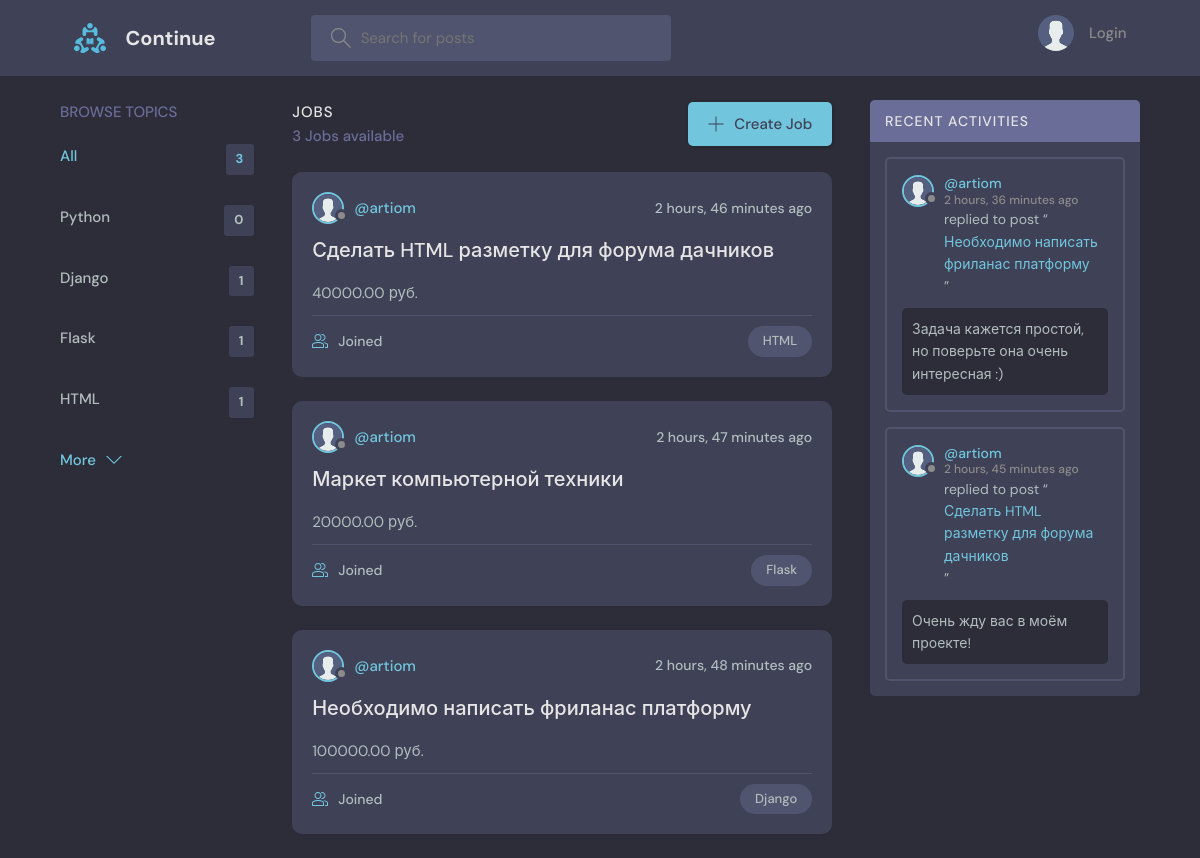
The page / on the database its author committed.
### base/models.py (models this page shows, shortened)
class Topic(models.Model):
    name = models.CharField(max_length=200)

class Job(models.Model):
    name = models.CharField(max_length=200)
    description = models.TextField(null=True, blank=True)
    cost = models.DecimalField(max_digits=20, decimal_places=2, null=False)
    created = models.DateTimeField(auto_now_add=True)
    updated = models.DateTimeField(auto_now=True)
    topic = models.ForeignKey(Topic, on_delete=models.SET_NULL, null=True)
    status = models.ForeignKey(JobStatus, on_delete=models.SET_NULL, null=True)
    class Meta:
        ordering = ['-updated', '-created']

class User(AbstractUser):
    name = models.CharField(max_length=200, null=True)
    email = models.EmailField(unique=True)
    bio = models.TextField(null=True)
    avatar = models.ImageField(null=True, default='avatar.svg')
    balance = models.DecimalField(max_digits=20, decimal_places=2, null=False, default=0)
    USERNAME_FIELD = 'email'
    REQUIRED_FIELDS = []

class Message(models.Model):
    user = models.ForeignKey(User, on_delete=models.CASCADE)
    job = models.ForeignKey(Job, on_delete=models.CASCADE)
    body = models.TextField()
    updated = models.DateTimeField(auto_now=True)
    created = models.DateTimeField(auto_now_add=True)
    class Meta:
        ordering = ['-updated', '-created']

### base/views.py (the view)
# urls.py: path('', views.home, name="home"),
def home(request):
    q = request.GET.get('q') if request.GET.get('q') != None else ''
    jobs = Job.objects.filter(
        Q(topic__name__icontains=q) |
        Q(name__icontains=q) |
        Q(description__icontains=q)
    )
    topics = Topic.objects.all()[0:5]
    job_count = jobs.count()
    job_messages = Message.objects.filter(
        Q(job__topic__name__icontains=q))[0:3]
    job_to_customer = get_job_to_customer(jobs)
    for job in jobs:
        customer = get_customer(job)
        if customer:
            job_to_customer[job] = customer
    context = {'jobs': jobs,
               'job_to_customer': job_to_customer,
               'topics': topics,
               'job_count': job_count,
               'job_messages': job_messages}
    return render(request, 'base/home.html', context)

### base/views.py (called while the page is built)
def get_job_to_customer(jobs):
    job_to_customer = {}  # Создаем пустой словарь
    for job in jobs:
        customer = get_customer(job)
        if customer:
            job_to_customer[job] = customer
    return job_to_customer

def get_customer(job):
    customer_id = Match.objects.filter(job=job, type=MatchType.objects.get_or_create(name='Customer')[0]).values('user')
    job_customer = User.objects.filter(id=customer_id[0]['user'])[0]
    return job_customer

### base/templates/base/home.html (shortened to what this page needs)
{% extends 'main.html' %} # TODO: баг поиска по типам работы
{% block content %}
<main class="layout layout--3">
  <div class="container">
    {% include 'base/topics_component.html' %}
    <div class="jobList">
      <div class="jobList__header">
        <div>
          <h2>Jobs</h2>
          <p>{{job_count}} Jobs available</p>
        </div>
        <a class="btn btn--main" href="{% url 'create-job' %}">
          <svg version="1.1" xmlns="http://www.w3.org/2000/svg" width="32" height="32" viewBox="0 0 32 32">
            <title>add</title>
            <path
              d="M16.943 0.943h-1.885v14.115h-14.115v1.885h14.115v14.115h1.885v-14.115h14.115v-1.885h-14.115v-14.115z">
            </path>
          </svg>
          Create Job
        </a>
      </div>
      {% include 'base/feed_component.html' %}
    </div>
    {% include 'base/activity_component.html' %}
  </div>
</main>
{% endblock %}

### base/templates/base/topics_component.html
<div class="topics">
    <div class="topics__header">
        <h2>Browse Topics</h2>
    </div>
    <ul class="topics__list">
        <li>
            <a href="{% url 'home' %}" class="active">All <span>{{jobs.count}}</span></a>
        </li>
        {% for topic in topics %}
        <li>
            <a href="{% url 'home' %}?q={{topic.name}}">{{topic.name}}<span>{{topic.job_set.all.count}}</span></a>
        </li>
        {% endfor %}
    </ul>
    <a class="btn btn--link" href="{% url 'topics' %}">
        More
        <svg version="1.1" xmlns="http://www.w3.org/2000/svg" width="32" height="32" viewBox="0 0 32 32">
            <title>chevron-down</title>
            <path d="M16 21l-13-13h-3l16 16 16-16h-3l-13 13z"></path>
        </svg>
    </a>
</div>

### base/templates/base/feed_component.html (shortened to what this page needs)
{% for job, job_customer  in job_to_customer.items %}
<div class="jobListJob">
    <div class="jobListJob__header">
        <a href="{% url 'user-profile' job_customer.id %}" class="jobListJob__author">
            <div class="avatar avatar--small">
                <img src="{{job_customer.avatar.url}}" />
            </div>
            <span>@{{job_customer.username}}</span>
        </a>
        <div class="jobListJob__actions">
            <span>{{job.created|timesince}} ago</span>
        </div>
    </div>
    <div class="jobListJob__content">
        <a href="{% url 'job' job.id %}">{{job.name}}</a>
        <p><span class="cost">{{job.cost}} руб.</span></p>
    </div>
    <div class="jobListJob__meta">
        <a href="{% url 'job' job.id %}" class="jobListJob__joined">
            {{job_participants.count}} Joined
        </a>
        <p class="jobListJob__topic">{{job.topic.name}}</p>
    </div>
</div>
{% endfor %}

### base/templates/base/activity_component.html (shortened to what this page needs)
<div class="activities">
    <div class="activities__header">
        <h2>Recent Activities</h2>
    </div>
    {% for message in job_messages %}
    <div class="activities__box">
        <div class="activities__boxHeader jobListJob__header">
            <a href="{% url 'user-profile' message.user.id %}" class="jobListJob__author">
                <div class="avatar avatar--small">
                    <img src="{{message.user.avatar.url}}" />
                </div>
                <p>
                    @{{message.user.username}}
                    <span>{{message.created|timesince}} ago</span>
                </p>
            </a>
        </div>
        <div class="activities__boxContent">
            <p>replied to post “<a href="{% url 'job' message.job.id %}">{{message.job.name}}</a>”</p>
            <div class="activities__boxJobContent">{{message.body}}</div>
        </div>
    </div>
    {% endfor %}
</div>

### rows shown on the page
Topic: name "Python", job_set.all.count "0"
Topic: name "Django", job_set.all.count "1"
Topic: name "Flask", job_set.all.count "1"
Topic: name "HTML", job_set.all.count "1"
Job: avatar (placeholder picture), username "artiom", created "2 hours, 46 minutes", name "Сделать HTML разметку для форума дачников", cost "40000.00", topic.name "HTML"
Job: avatar (placeholder picture), username "artiom", created "2 hours, 47 minutes", name "Маркет компьютерной техники", cost "20000.00", topic.name "Flask"
Job: avatar (placeholder picture), username "artiom", created "2 hours, 48 minutes", name "Необходимо написать фриланас платформу", cost "100000.00", topic.name "Django"
Message: user.avatar (placeholder picture), user.username "artiom", created "2 hours, 36 minutes", job.name "Необходимо написать фриланас платформу", body "Задача кажется простой, но поверьте она очень интересная :)"
Message: user.avatar (placeholder picture), user.username "artiom", created "2 hours, 45 minutes", job.name "Сделать HTML разметку для форума дачников", body "Очень жду вас в моём проекте!"

### other values the page prints
{{ jobs.count }} "3"
{{ job_count }} "3"
